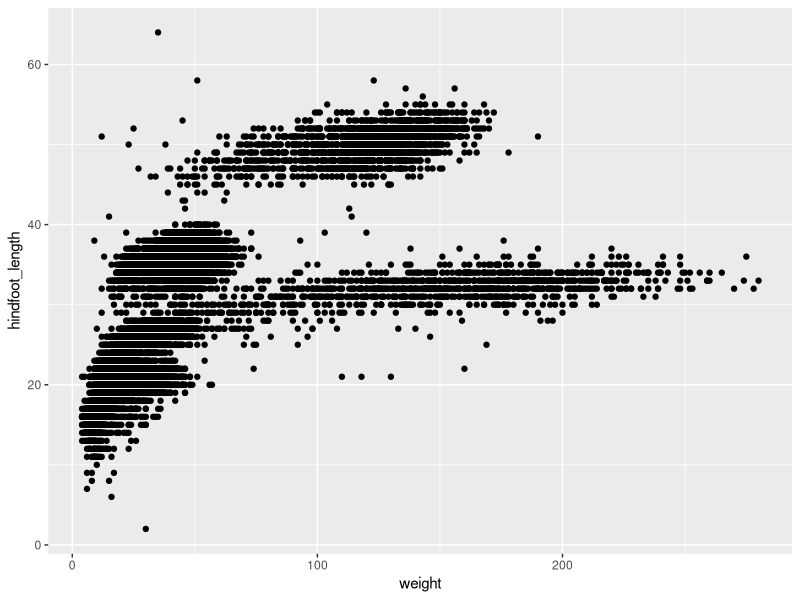

Write R code to recreate this figure.
## ---- chunk 1
#| label: setup
library(tidyverse) #load package of all the tidyverse packages
## ---- chunk 2
#| label: load-data
surveys <- read_csv("data/surveys.csv") # reads csv file data
glimpse(surveys) # loads data frame summary
## ---- chunk 3
#| label: scatterplot
ggplot(data = surveys) + # creates scatterplot
  (mapping = aes(x = weight, y = hindfoot_length)) +
  geom_point()
## ---- chunk 4
#| label: boxplot


## ---- chunk 5
#| label: rotated-boxplot

